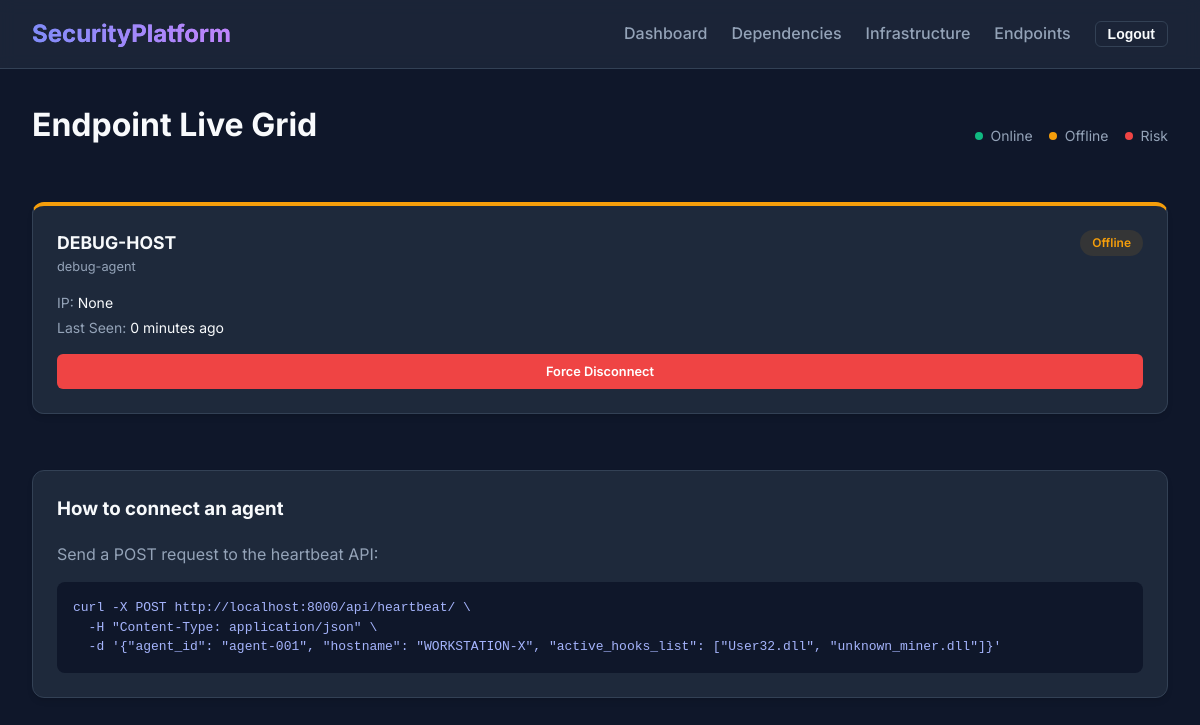
Screenshot of /endpoint-monitor/ (signed in) with the database file from the repository.
### endpoint_monitor/models.py (models this page shows, shortened)
class Agent(models.Model):
    agent_id = models.CharField(max_length=100, unique=True)
    hostname = models.CharField(max_length=255)
    ip_address = models.GenericIPAddressField(null=True, blank=True)
    last_heartbeat = models.DateTimeField(auto_now=True)
    status = models.CharField(max_length=20, default='Offline') # Online, Offline, Risk
    is_active = models.BooleanField(default=True) # Soft delete/Disconnect

### endpoint_monitor/views.py (the view)
# urls.py: path('endpoint-monitor/', views.endpoint_dashboard_view, name='endpoint_dashboard'),
@login_required
def endpoint_dashboard_view(request):
    threshold = timezone.now() - datetime.timedelta(minutes=5)
    agents = Agent.objects.filter(is_active=True)
    for agent in agents:
        if agent.last_heartbeat < threshold:
            if agent.status != 'Risk': # Don't overwrite Risk with Offline
                agent.status = 'Offline'
                agent.save()
    all_agents = Agent.objects.all().order_by('-last_heartbeat')
    return render(request, 'endpoint_monitor/dashboard.html', {'agents': all_agents})

### templates/endpoint_monitor/dashboard.html (shortened to what this page needs)
{% extends 'base.html' %}
{% block content %}
<div class="fade-in">
    <div style="display: flex; justify-content: space-between; align-items: center; margin-bottom: 2rem;">
        <h1>Endpoint Live Grid</h1>
        <div style="display: flex; gap: 1rem; align-items: center;">
            <span style="display: flex; align-items: center; gap: 0.5rem; font-size: 0.875rem; color: var(--text-muted);">
                <span style="width: 8px; height: 8px; background-color: var(--success-color); border-radius: 50%;"></span> Online
            </span>
            <span style="display: flex; align-items: center; gap: 0.5rem; font-size: 0.875rem; color: var(--text-muted);">
                <span style="width: 8px; height: 8px; background-color: var(--warning-color); border-radius: 50%;"></span> Offline
            </span>
             <span style="display: flex; align-items: center; gap: 0.5rem; font-size: 0.875rem; color: var(--text-muted);">
                <span style="width: 8px; height: 8px; background-color: var(--danger-color); border-radius: 50%;"></span> Risk
            </span>
        </div>
    </div>
    <div class="grid-3">
        {% for agent in agents %}
        <div class="card" style="border-top: 4px solid {% if agent.status == 'Online' %}var(--success-color){% elif agent.status == 'Risk' %}var(--danger-color){% elif agent.status == 'Disconnected' %}var(--text-muted){% else %}var(--warning-color){% endif %};">
            <div style="display: flex; justify-content: space-between; align-items: flex-start; margin-bottom: 1rem;">
                <div>
                    <h3 style="margin: 0; font-size: 1.1rem;">{{ agent.hostname }}</h3>
                    <p style="color: var(--text-muted); font-size: 0.8rem; margin: 0;">{{ agent.agent_id }}</p>
                </div>
                <span class="status-badge {% if agent.status == 'Online' %}status-success{% elif agent.status == 'Risk' %}status-danger{% else %}status-warning{% endif %}">
                    {{ agent.status }}
                </span>
            </div>
            <div style="margin-bottom: 1rem; font-size: 0.875rem;">
                <p style="margin: 0.25rem 0;">
                    <span style="color: var(--text-muted);">IP:</span> {{ agent.ip_address }}
                </p>
                <p style="margin: 0.25rem 0;">
                    <span style="color: var(--text-muted);">Last Seen:</span> {{ agent.last_heartbeat|timesince }} ago
                </p>
            </div>
            {% if agent.is_active %}
                <a href="{% url 'disconnect_agent' agent.id %}" class="btn btn-danger" style="width: 100%; text-align: center; box-sizing: border-box; font-size: 0.8rem; padding: 0.5rem;" onclick="return confirm('Are you sure you want to force disconnect this agent?')">Force Disconnect</a>
            {% else %}
                <button disabled class="btn btn-outline" style="width: 100%; cursor: not-allowed; opacity: 0.5;">Disconnected</button>
            {% endif %}
        </div>
        {% empty %}
        <div class="card" style="grid-column: 1 / -1; text-align: center; padding: 4rem;">
            <h3>No Agents Connected</h3>
            <p style="color: var(--text-muted);">Install the agent script on your devices to see them here.</p>
        </div>
        {% endfor %}
    </div>
    <div class="card" style="margin-top: 2rem;">
        <h3>How to connect an agent</h3>
        <p style="color: var(--text-muted); margin-bottom: 1rem;">Send a POST request to the heartbeat API:</p>
        <code style="display: block; background-color: #0f172a; padding: 1rem; border-radius: 0.5rem; color: #a5b4fc; overflow-x: auto;">
curl -X POST http://localhost:8000/api/heartbeat/ \<br>
&nbsp;&nbsp;-H "Content-Type: application/json" \<br>
&nbsp;&nbsp;-d '{"agent_id": "agent-001", "hostname": "WORKSTATION-X", "active_hooks_list": ["User32.dll", "unknown_miner.dll"]}'
        </code>
    </div>
</div>
{% endblock %}

### static/css/styles.css (style rules this page uses)
:root { --primary-color: #6366f1; --primary-hover: #4f46e5; --bg-color: #0f172a; --card-bg: #1e293b; --text-color: #f8fafc; --text-muted: #94a3b8; --border-color: #334155; --success-color: #10b981; --warning-color: #f59e0b; --danger-color: #ef4444; --font-family: 'Inter', system-ui, -apple-system, sans-serif; }
body { background-color: var(--bg-color); color: var(--text-color); font-family: var(--font-family); margin: 0; padding: 0; line-height: 1.5; }
a { color: var(--primary-color); text-decoration: none; transition: color 0.2s; }
.card { background-color: var(--card-bg); border: 1px solid var(--border-color); border-radius: 0.75rem; padding: 1.5rem; margin-bottom: 1.5rem; box-shadow: 0 4px 6px -1px rgba(0, 0, 0, 0.1), 0 2px 4px -1px rgba(0, 0, 0, 0.06); transition: transform 0.2s, box-shadow 0.2s; }
.btn { display: inline-block; padding: 0.5rem 1rem; border-radius: 0.375rem; font-weight: 600; cursor: pointer; border: none; transition: all 0.2s; font-size: 0.875rem; }
.btn-danger { background-color: var(--danger-color); color: white; }
h1, h2, h3 { margin-top: 0; color: var(--text-color); }
.status-badge { display: inline-flex; align-items: center; padding: 0.25rem 0.75rem; border-radius: 9999px; font-size: 0.75rem; font-weight: 600; }
.status-warning { background-color: rgba(245, 158, 11, 0.1); color: var(--warning-color); }
.grid-3 { display: grid; grid-template-columns: repeat(auto-fit, minmax(300px, 1fr)); gap: 1.5rem; }
.fade-in { animation: fadeIn 0.5s ease-out forwards; opacity: 0; }

### rows the page displays
Agent: hostname "DEBUG-HOST", agent_id "debug-agent", status "Offline", ip_address "None", last_heartbeat "0 minutes", is_active "Force Disconnect"
